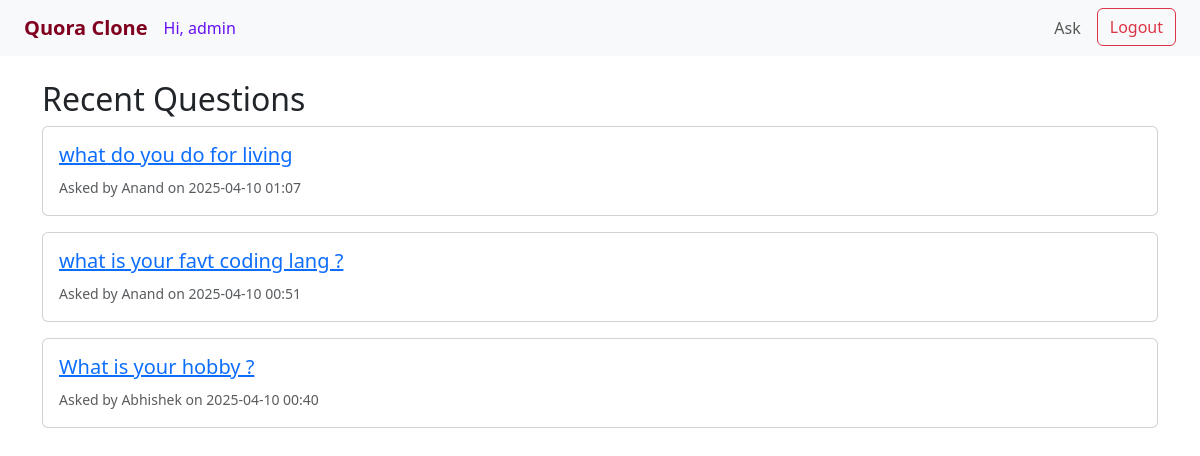
The app's page / (signed in) with its own data.
### core/models.py (models this page shows, shortened)
class Question(models.Model):
    user = models.ForeignKey(User, on_delete=models.CASCADE)
    title = models.CharField(max_length=255)
    body = models.TextField()
    created_at = models.DateTimeField(auto_now_add=True)

### core/views.py (the view)
# urls.py: path('', views.home_view, name='home'),
@login_required()
def home_view(request):
    questions = Question.objects.all().order_by('-created_at')
    return render(request, 'home.html', {'questions': questions})

### core/templates/home.html
{% extends 'base.html' %}
{% block content %}
<h2>Recent Questions</h2>
{% for question in questions %}
    <div class="card mb-3">
        <div class="card-body">
            <h5><a href="{% url 'question_detail' question.pk %}">{{ question.title }}</a></h5>
            <small class="text-muted">Asked by {{ question.user.username }} on {{ question.created_at|date:"Y-m-d H:i" }}</small>
        </div>
    </div>
{% empty %}
    <p>No questions have been posted yet.</p>
{% endfor %}
{% endblock %}

### core/templates/base.html (shortened to what this page needs)
<!DOCTYPE html>
<html>
<head>
    <link href="https://cdn.jsdelivr.net/npm/bootstrap@5.3.0/dist/css/bootstrap.min.css" rel="stylesheet">
</head>
<body>
    <nav class="navbar navbar-expand-lg navbar-light bg-light px-4">
        <a class="navbar-brand fw-bold" href="{% url 'home' %}">
            <span style="color: #800020;">Quora Clone</span>
        </a>
        {% if user.is_authenticated %}
            <span class="nav-link" style="color: #6610f2;">
                Hi, {{ user.username }}
            </span>
        {% endif %}
        <div class="collapse navbar-collapse">
            <ul class="navbar-nav ms-auto">
                {% if user.is_authenticated %}
                    <li class="nav-item me-2">
                        <a class="nav-link" href="{% url 'post_question' %}">Ask</a>
                    </li>
                    <li class="nav-item">
                        <a class="btn btn-outline-danger" href="{% url 'logout' %}">Logout</a>
                    </li>
                {% endif %}
            </ul>
        </div>
    </nav>
    <div class="container mt-4">
        {% block content %}{% endblock %}
    </div>
</body>
</html>

### records on screen
Question: title "what do you do for living", user.username "Anand", created_at "2025-04-10 01:07"
Question: title "what is your favt coding lang ?", user.username "Anand", created_at "2025-04-10 00:51"
Question: title "What is your hobby ?", user.username "Abhishek", created_at "2025-04-10 00:40"

### other values on screen
{{ user.username }} "admin"
